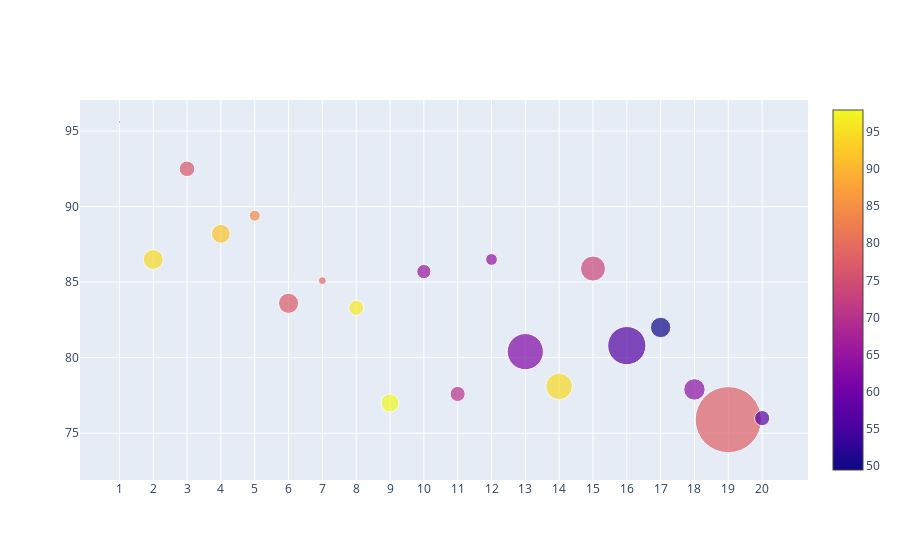

Notebook cell for this chart:
### Code cell
# data preparation
df2016 = timesData[timesData.year == 2016].iloc[:20,:]
num_students_size  = [float(each.replace(',', '.')) for each in df2016.num_students]
international_color = [float(each) for each in df2016.international]

data = [
    {
        'y': df2016['teaching'],
        'x': df2016['world_rank'],
        'mode': 'markers',
        'marker': {
            'color': international_color,
            'size': num_students_size,
            'showscale': True
        },
        'text': df2016['university_name']
    }
]

iplot(data)

### Figure 1 — Plotly figure (JSON) as saved in the notebook; plotly's stock layout.template omitted (floating-point values rounded to 4 significant figures)
{"data": [{"marker": {"color": [64, 94.4, 76.3, 91.5, 84, 77.2, 78.5, 96, 97.9, 65, 70, 64.3, 61.9, 94.4, 73.5, 56.4, 49.5, 63.9, 77.8, 56.5], "showscale": true, "size": [2.243, 19.92, 15.6, 18.81, 11.07, 20.15, 7.929, 15.06, 18.18, 14.22, 15.13, 11.75, 36.19, 26.61, 25.05, 38.21, 20.38, 21.42, 66.2, 15.17]}, "mode": "markers", "text": ["California Institute of Technology", "University of Oxford", "Stanford University", "University of Cambridge", "Massachusetts Institute of Technology", "Harvard University", "Princeton University", "Imperial College London", "ETH Zurich – Swiss Federal Institute of Technology Zurich", "University of Chicago", "Johns Hopkins University", "Yale University", "University of California, Berkeley", "University College London", "Columbia University", "University of California, Los Angeles", "University of Pennsylvania", "Cornell University", "University of Toronto", "Duke University"], "type": "scatter", "x": ["1", "2", "3", "4", "5", "6", "7", "8", "9", "10", "11", "12", "13", "14", "15", "16", "17", "18", "19", "20"], "y": [95.6, 86.5, 92.5, 88.2, 89.4, 83.6, 85.1, 83.3, 77, 85.7, 77.6, 86.5, 80.4, 78.1, 85.9, 80.8, 82, 77.9, 75.9, 76]}], "layout": {}}
